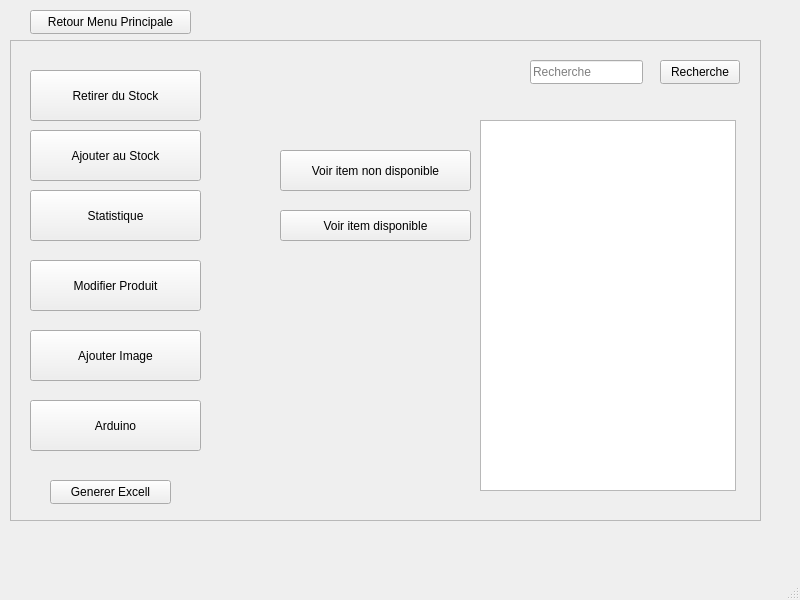
<?xml version="1.0" encoding="UTF-8"?>
<ui version="4.0">
 <class>VoirStock</class>
 <widget class="QMainWindow" name="VoirStock">
  <property name="geometry">
   <rect>
    <x>0</x>
    <y>0</y>
    <width>800</width>
    <height>600</height>
   </rect>
  </property>
  <property name="windowTitle">
   <string>MainWindow</string>
  </property>
  <widget class="QWidget" name="centralwidget">
   <widget class="QFrame" name="frame">
    <property name="geometry">
     <rect>
      <x>10</x>
      <y>40</y>
      <width>751</width>
      <height>481</height>
     </rect>
    </property>
    <property name="frameShape">
     <enum>QFrame::StyledPanel</enum>
    </property>
    <property name="frameShadow">
     <enum>QFrame::Raised</enum>
    </property>
    <widget class="QPushButton" name="pushButton_2">
     <property name="geometry">
      <rect>
       <x>20</x>
       <y>30</y>
       <width>171</width>
       <height>51</height>
      </rect>
     </property>
     <property name="text">
      <string>Retirer du Stock</string>
     </property>
    </widget>
    <widget class="QPushButton" name="pushButton_4">
     <property name="geometry">
      <rect>
       <x>270</x>
       <y>110</y>
       <width>191</width>
       <height>41</height>
      </rect>
     </property>
     <property name="text">
      <string>Voir item non disponible</string>
     </property>
    </widget>
    <widget class="QPushButton" name="pushButton_5">
     <property name="geometry">
      <rect>
       <x>20</x>
       <y>150</y>
       <width>171</width>
       <height>51</height>
      </rect>
     </property>
     <property name="text">
      <string>Statistique</string>
     </property>
    </widget>
    <widget class="QPushButton" name="pushButton_6">
     <property name="geometry">
      <rect>
       <x>270</x>
       <y>170</y>
       <width>191</width>
       <height>31</height>
      </rect>
     </property>
     <property name="text">
      <string>Voir item disponible</string>
     </property>
    </widget>
    <widget class="QPushButton" name="pushButton_8">
     <property name="geometry">
      <rect>
       <x>20</x>
       <y>90</y>
       <width>171</width>
       <height>51</height>
      </rect>
     </property>
     <property name="text">
      <string>Ajouter au Stock</string>
     </property>
    </widget>
    <widget class="QPushButton" name="pushButton_7">
     <property name="geometry">
      <rect>
       <x>650</x>
       <y>20</y>
       <width>80</width>
       <height>24</height>
      </rect>
     </property>
     <property name="text">
      <string>Recherche</string>
     </property>
    </widget>
    <widget class="QLineEdit" name="lineEdit">
     <property name="geometry">
      <rect>
       <x>520</x>
       <y>20</y>
       <width>113</width>
       <height>24</height>
      </rect>
     </property>
     <property name="placeholderText">
      <string>Recherche</string>
     </property>
    </widget>
    <widget class="QPushButton" name="pushButton_3">
     <property name="geometry">
      <rect>
       <x>40</x>
       <y>440</y>
       <width>121</width>
       <height>24</height>
      </rect>
     </property>
     <property name="text">
      <string>Generer Excell</string>
     </property>
    </widget>
    <widget class="QPushButton" name="pushButton_9">
     <property name="geometry">
      <rect>
       <x>20</x>
       <y>220</y>
       <width>171</width>
       <height>51</height>
      </rect>
     </property>
     <property name="text">
      <string>Modifier Produit</string>
     </property>
    </widget>
    <widget class="QTableView" name="tableView">
     <property name="geometry">
      <rect>
       <x>470</x>
       <y>80</y>
       <width>256</width>
       <height>371</height>
      </rect>
     </property>
    </widget>
    <widget class="QPushButton" name="pushButton_10">
     <property name="geometry">
      <rect>
       <x>20</x>
       <y>290</y>
       <width>171</width>
       <height>51</height>
      </rect>
     </property>
     <property name="text">
      <string>Ajouter Image</string>
     </property>
    </widget>
    <widget class="QPushButton" name="pushButton_11">
     <property name="geometry">
      <rect>
       <x>20</x>
       <y>360</y>
       <width>171</width>
       <height>51</height>
      </rect>
     </property>
     <property name="text">
      <string>Arduino</string>
     </property>
    </widget>
   </widget>
   <widget class="QPushButton" name="pushButton">
    <property name="geometry">
     <rect>
      <x>30</x>
      <y>10</y>
      <width>161</width>
      <height>24</height>
     </rect>
    </property>
    <property name="text">
     <string>Retour Menu Principale</string>
    </property>
   </widget>
  </widget>
  <widget class="QStatusBar" name="statusbar"/>
 </widget>
 <resources/>
 <connections/>
</ui>
